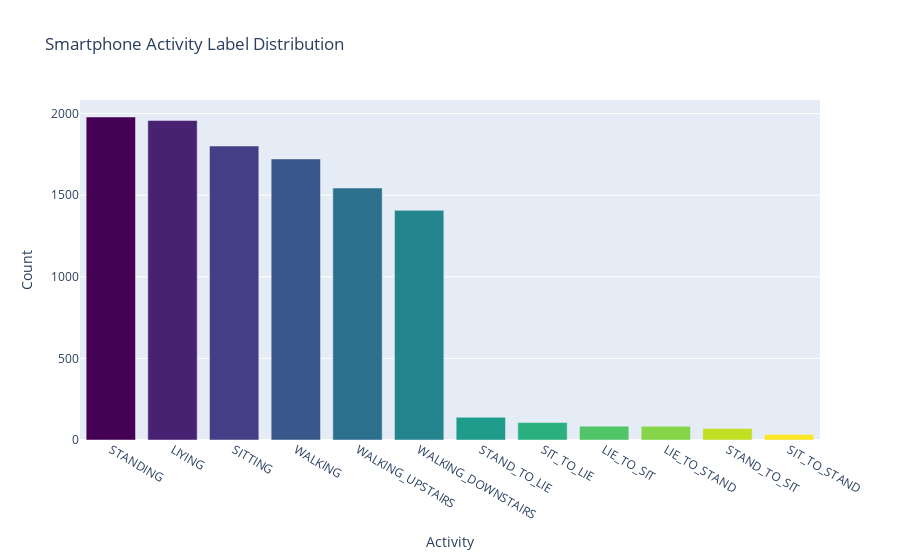

Notebook cell for this chart:
### Code cell
label_counts = label.value_counts()

# Get colors
n = label_counts.shape[0]
colormap = get_cmap('viridis')
colors = [rgb2hex(colormap(col)) for col in np.arange(0, 1.01, 1/(n-1))]

# Create plot
data = go.Bar(x = label_counts.index,
              y = label_counts,
              marker = dict(color = colors))

layout = go.Layout(title = 'Smartphone Activity Label Distribution',
                   xaxis = dict(title = 'Activity'),
                   yaxis = dict(title = 'Count'))

fig = go.Figure(data=[data], layout=layout)
iplot(fig)

### Figure 1 — Plotly figure (JSON) as saved in the notebook; plotly's stock layout.template omitted (floating-point values rounded to 4 significant figures)
{"data": [{"marker": {"color": ["#440154", "#482173", "#433e85", "#38588c", "#2d708e", "#25858e", "#1e9b8a", "#2ab07f", "#52c569", "#86d549", "#c2df23", "#fde725"]}, "type": "bar", "x": ["STANDING", "LIYING", "SITTING", "WALKING", "WALKING_UPSTAIRS", "WALKING_DOWNSTAIRS", "STAND_TO_LIE", "SIT_TO_LIE", "LIE_TO_SIT", "LIE_TO_STAND", "STAND_TO_SIT", "SIT_TO_STAND"], "y": [1979, 1958, 1801, 1722, 1544, 1407, 139, 107, 85, 84, 70, 33]}], "layout": {"title": {"text": "Smartphone Activity Label Distribution"}, "xaxis": {"title": {"text": "Activity"}}, "yaxis": {"title": {"text": "Count"}}}}
